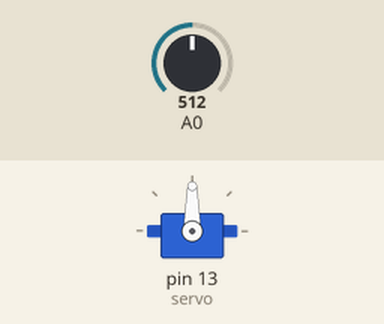
Bench run of a sketch on a simulated Arduino Uno, built with avr-gcc and run on an emulated ATmega328P. On the bench: servo. The test bench sets the inputs (shaded band); at power-on: A0 = 512.

Above: at 1.8 s.
1.9 s: A0 set to 716
At 2.5 s:
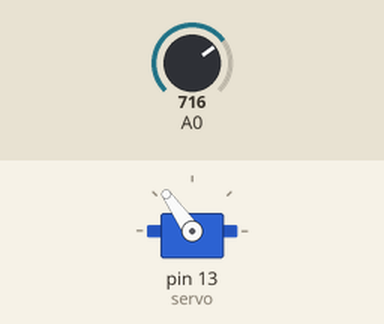
3.5 s: A0 set to 900
At 5.2 s:
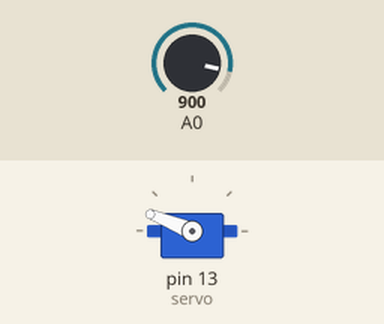
5.5 s: A0 set to 1023
At 6.8 s:
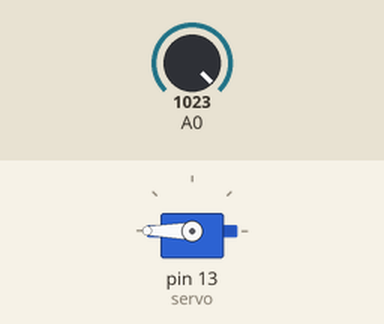
7.5 s: A0 set to 306
At 8.4 s:
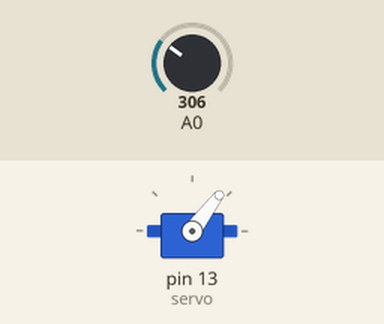
9.5 s: A0 set to 122
At 11.1 s:
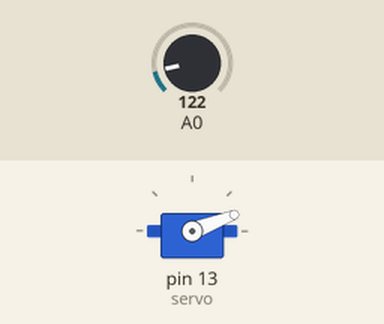
Timing chart, 0 to 12.5 s (numbered marks = the images above; inputs shaded):
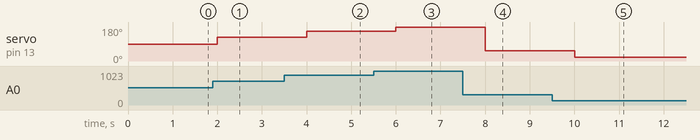

The sketch:

4.ino
```cpp
#include <Servo.h>

Servo servo;
int val;

void setup() {
  servo.attach(13, 1000, 2000);
}

void loop() {
  val = analogRead(A0);
  val = map(val, 0, 1023, 0, 180);
  servo.write(val);
  delay(1000);
}
```

Measured:
- after the input at 1.9 s, servo on pin 13 (servo): 90° → 125° after 0.10 s
- after the input at 3.5 s, servo on pin 13 (servo): 125° → 158° after 0.50 s
- after the input at 5.5 s, servo on pin 13 (servo): 158° → 180° after 0.50 s
- after the input at 7.5 s, servo on pin 13 (servo): 180° → 53° after 0.50 s
- after the input at 9.5 s, servo on pin 13 (servo): 53° → 21° after 0.50 s
